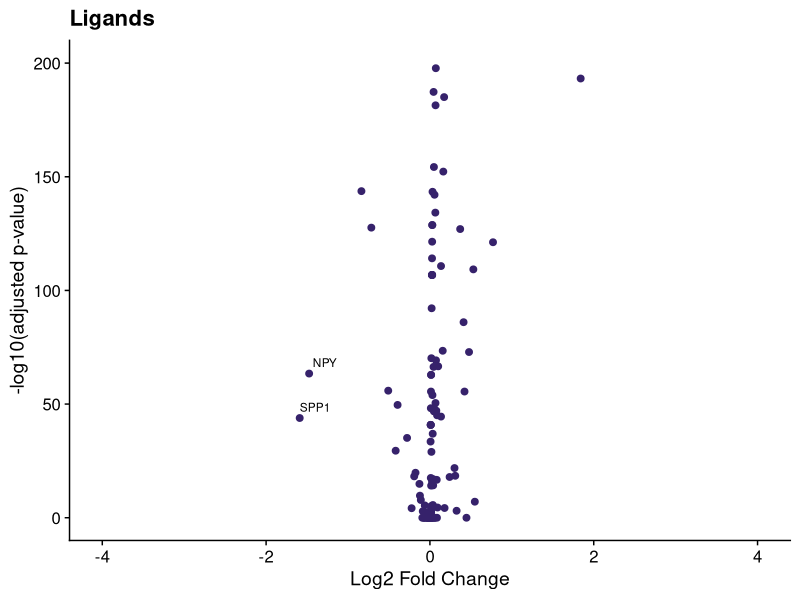
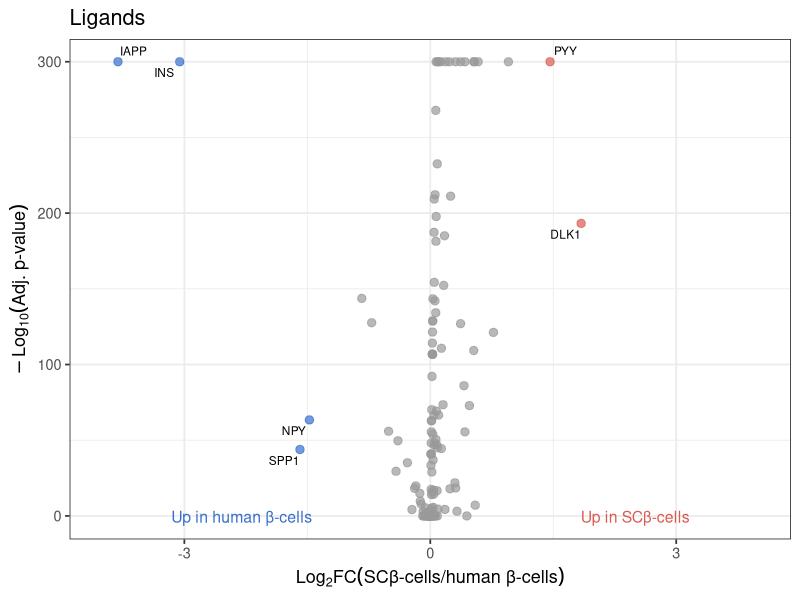
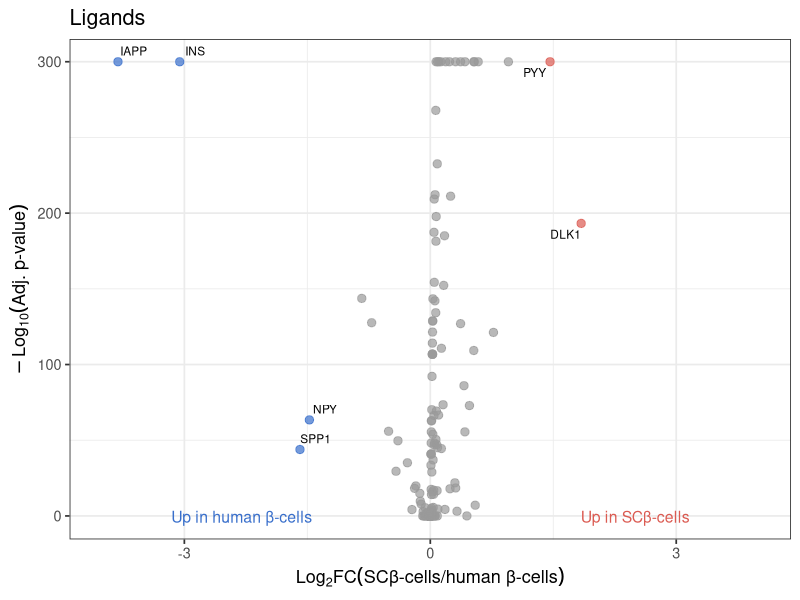

Recreate these plots in R, in order. (Note: this script raises an error after producing the figures.)
# analyze seurat integration analysis data from Meltem
# compared the eBCs cell group from the lynn lab sorted stem cell dataset to
# the beta-cells group in the lynn lab human islet dataset


# load packages
library(tidyverse)
library(cowplot)
library(ggrepel) 


###################### load data ####################################



# open integration analysis data
integration_df <- (read.csv("single_cell_analysis/data/markers_humanislet_vs_enrichedbeta_minpct0_lfc0.txt", 
                          sep = "\t")) %>% 
  rename(hgnc_symbol = hgnc_gene_id) %>% 
  # also change the direction of the Fold change ratio for consistency
  # with the proteomics fold change, which is stem cell over human islet
  # data from meltem is human beta cells over eBCs
  # take the negative to invert the direction of the fold change
  mutate(inverse_avg_log2FC = -avg_log2FC) %>% 
  # replace absolute 0 adj p values with 1e-300 for graphical purposes
  mutate(p_val_adj = ifelse(p_val_adj == 0, 1e-300, p_val_adj))


# open latest receptors list
receptors_df <- (read.csv("ligand_receptor_lists/feb2022_new_lists/OmniPath/data/receptors_with_proteomics_DE.tsv", 
                          sep = "\t"))
# open latest ligands list
ligands_df <- (read.csv("ligand_receptor_lists/feb2022_new_lists/OmniPath/data/ligands_with_proteomics_DE.tsv", 
                        sep = "\t")) 



######## append integration data to ligand/receptor lists ####################

# append to receptors
receptors_df <- receptors_df %>% 
  left_join(integration_df,
            by = "hgnc_symbol") %>% 
  # only keep log2FC and adj p value columns
  select(-avg_log2FC,
         -p_val,
         -pct.1,
         -pct.2) %>% 
  # rename columns for clarity in the main datatables
  rename(eBC_beta_scRNA_log2FC = inverse_avg_log2FC,
         eBC_beta_scRNA_adj_p_value = p_val_adj) %>% 
  # reorder columns for consistency with proteomics 
  relocate(eBC_beta_scRNA_adj_p_value,
           .after = eBC_beta_scRNA_log2FC)


# append to ligands
ligands_df <- ligands_df %>% 
  left_join(integration_df,
            by = "hgnc_symbol") %>% 
# only keep log2FC and adj p value columns
select(-avg_log2FC,
       -p_val,
       -pct.1,
       -pct.2) %>% 
  # rename columns for clarity in the main datatables
  rename(eBC_beta_scRNA_log2FC = inverse_avg_log2FC,
         eBC_beta_scRNA_adj_p_value = p_val_adj) %>% 
  # reorder columns for consistency with proteomics 
  relocate(eBC_beta_scRNA_adj_p_value,
           .after = eBC_beta_scRNA_log2FC)


# save new datatables
write_tsv(ligands_df,
          "ligand_receptor_lists/feb2022_new_lists/OmniPath/data/ligands_with_scRNA_DE.tsv")

write_tsv(receptors_df,
          "ligand_receptor_lists/feb2022_new_lists/OmniPath/data/receptors_with_scRNA_DE.tsv")


############## check number of genes with integration data #####################

# View data
ligands_df %>% 
  filter(keep_in_list %in% c("Yes", "TBD")) %>% 
  filter(consensus_score > 4) %>% 
  select(hgnc_symbol,
         sorted_eBCs,
         Beta,
         eBC_beta_scRNA_log2FC,
         eBC_beta_scRNA_adj_p_value) %>%
  View()

# check number of ligands/receptors that arent NA in the integration
# ligands
ligands_df %>% 
  filter(keep_in_list %in% c("Yes", "TBD")) %>% 
  filter(consensus_score > 4) %>% 
  filter(!is.na(eBC_beta_scRNA_log2FC)) %>% 
  select(hgnc_symbol,
         sorted_eBCs,
         Beta,
         eBC_beta_scRNA_log2FC,
         eBC_beta_scRNA_adj_p_value) %>%
  View()
# 202 ligands without NA's

# receptors
receptors_df %>% 
  filter(keep_in_list %in% c("Yes", "TBD")) %>% 
  filter(consensus_score > 7) %>% 
  filter(!is.na(eBC_beta_scRNA_log2FC)) %>% 
  select(hgnc_symbol,
         sorted_eBCs,
         Beta,
         eBC_beta_scRNA_log2FC,
         eBC_beta_scRNA_adj_p_value) %>%
  View()
# 231 receptors



######################## ligands volcano plot ############################

# ligands
ligands_df %>% 
  filter(keep_in_list %in% c("Yes", "TBD")) %>% 
  filter(consensus_score > 4) %>% 
  ggplot(aes(x = eBC_beta_scRNA_log2FC, 
             y = -log10(eBC_beta_scRNA_adj_p_value),
             label = hgnc_symbol)) +
  geom_point(colour = "#36226B", size = 2) +
  labs(x = "Log2 Fold Change",
       y = "-log10(adjusted p-value)") +
  ggtitle("Ligands") +
  scale_y_continuous(limits = c(0,200)) +
  scale_x_continuous(limits = c(-4,4)) +
  geom_text_repel(data=subset(ligands_df %>% 
                                filter(keep_in_list %in% c("Yes", "TBD")) %>% 
                                filter(consensus_score > 4) %>% 
                                filter(eBC_beta_scRNA_log2FC < -1)), 
                  size = 3) +
  theme_cowplot()






ligands_df_2 <- ligands_df %>% 
  filter(keep_in_list %in% c("Yes", "TBD")) %>% 
  filter(consensus_score > 4) %>% 
  # create column with log2FC threshold data 
  mutate(log2FC_threshold = cut(eBC_beta_scRNA_log2FC, 
                                #  based on log2 transformed breakpoints
                                breaks=c(-Inf,-1,1,Inf), 
                                labels=c(-1,0,1))) %>%
  # create column with adj p value threshold
  mutate(adjpvalue_threshold = cut(eBC_beta_scRNA_adj_p_value,
                                   breaks = c(-Inf,0.05,Inf),
                                   labels = c(1,0))) %>%
  # create column that combines both thresholds by multiplying
  # have to convert factor columns to numeric
  mutate(sig_change_threshold = as.numeric(as.character(log2FC_threshold)) 
         * as.numeric(as.character(adjpvalue_threshold)),
         sig_change_threshold = cut(sig_change_threshold,
                                    breaks=c(-Inf,-0.5,0.5,Inf), 
                                    labels=c("Up in human islets",
                                             "no change",
                                             "Up in SC-islets")))
  # plot
ligands_df_2 %>% 
  ggplot(aes(x = eBC_beta_scRNA_log2FC, 
             y = -log10(eBC_beta_scRNA_adj_p_value),
             label = hgnc_symbol)) +
  # colour points based on the threshold
  geom_point(aes(colour = sig_change_threshold),
             size = 2.5,
             alpha = 0.7) +
  scale_colour_manual(values = c("#396FCB", "gray60", "#DB5B52")) +
  labs(x = bquote(Log["2"]*FC("SCβ-cells/human β-cells")),
       y = bquote(-Log["10"]("Adj. p-value"))) +
  scale_x_continuous(limits = c(-4,4),
                     breaks = c(-3,0,3)) +
  ggtitle("Ligands") +
  # add text labels to the colours
  annotate("text",
           x = -2.3, 
           y = -0.5, 
           label = "Up in human β-cells",
           size = 4,
           colour = "#396FCB") +
  annotate("text",
           x = 2.5, 
           y = -0.5, 
           label = "Up in SCβ-cells",
           size = 4,
           colour = "#DB5B52") +
  geom_text_repel(data=ligands_df_2 %>% 
                    filter(keep_in_list %in% c("Yes", "TBD")) %>% 
                    filter(consensus_score > 4) %>% 
                    filter(sig_change_threshold %in% c("Up in human islets",
                                                       "Up in SC-islets")),
                  size = 3,
                  force_pull = 0.8 ) +
  theme_bw(base_size = 13) +
  theme(legend.position="none")


# save the plot
ggsave("ligand_receptor_lists/feb2022_new_lists/OmniPath/figures/scRNAseq_volcano_plots/ligands_scRNAseq_volcano_eBC_vs_betacell.JPG",
       device = "jpg",
       width = 1500,
       height = 1500,
       units = "px",
       scale = 0.8)





########################## receptors volcano plot ####################################
receptors_df %>% 
  filter(keep_in_list %in% c("Yes", "TBD")) %>% 
  filter(consensus_score > 7) %>% 
  ggplot(aes(x = avg_log2FC, 
             y = -log10(p_val_adj),
             label = hgnc_symbol)) +
  geom_point(colour = "#1F9274", size = 2) +
  labs(x = "Log2 Fold Change",
       y = "-log10(adjusted p-value)") +
  ggtitle("Receptors") +
  scale_y_continuous(limits = c(0,200)) +
  scale_x_continuous(limits = c(-2,2)) +
  geom_text_repel(data=subset(receptors_df %>% 
                                filter(keep_in_list %in% c("Yes", "TBD")) %>% 
                                filter(consensus_score > 7)), 
                  size = 3,
                  max.overlaps = 30,
                  force = 30,
                  max.time = 10) +
  theme_cowplot()






receptors_df_2 <- receptors_df %>% 
  filter(keep_in_list %in% c("Yes", "TBD")) %>% 
  filter(consensus_score > 7) %>% 
  # create column with log2FC threshold data 
  mutate(log2FC_threshold = cut(eBC_beta_scRNA_log2FC, 
                                #  based on log2 transformed breakpoints
                                breaks=c(-Inf,-1,1,Inf), 
                                labels=c(-1,0,1))) %>%
  # create column with adj p value threshold
  mutate(adjpvalue_threshold = cut(eBC_beta_scRNA_adj_p_value,
                                   breaks = c(-Inf,0.05,Inf),
                                   labels = c(1,0))) %>%
  # create column that combines both thresholds by multiplying
  # have to convert factor columns to numeric
  mutate(sig_change_threshold = as.numeric(as.character(log2FC_threshold)) 
         * as.numeric(as.character(adjpvalue_threshold)),
         sig_change_threshold = cut(sig_change_threshold,
                                    breaks=c(-Inf,-0.5,0.5,Inf), 
                                    labels=c("Up in human islets",
                                             "no change",
                                             "Up in SC-islets")))
# plot
receptors_df_2 %>% 
  ggplot(aes(x = eBC_beta_scRNA_log2FC, 
             y = -log10(eBC_beta_scRNA_adj_p_value),
             label = hgnc_symbol)) +
  # colour points based on the threshold
  geom_point(aes(colour = sig_change_threshold),
             size = 2.5,
             alpha = 0.7) +
  scale_colour_manual(values = c("#396FCB", "gray60", "#DB5B52")) +
  labs(x = bquote(Log["2"]*FC("SCβ-cells/human β-cells")),
       y = bquote(-Log["10"]("Adj. p-value"))) +
  scale_x_continuous(limits = c(-2,2),
                     breaks = c(-2,0,2)) +
  ggtitle("Receptors") +
  # add text labels to the colours
  annotate("text",
           x = -1.2, 
           y = -0.5, 
           label = "Up in human β-cells",
           size = 4,
           colour = "#396FCB") +
  annotate("text",
           x = 1.2, 
           y = -0.5, 
           label = "Up in SCβ-cells",
           size = 4,
           colour = "#DB5B52") +
  geom_text_repel(data=receptors_df_2 %>% 
                    filter(keep_in_list %in% c("Yes", "TBD")) %>% 
                    filter(consensus_score > 7) %>% 
                    filter(sig_change_threshold %in% c("Up in human islets",
                                                       "Up in SC-islets")),
                  size = 3,
                  force_pull = 0.01 ) +
  theme_bw(base_size = 13) +
  theme(legend.position="none")


# save the plot
ggsave("ligand_receptor_lists/feb2022_new_lists/OmniPath/figures/scRNAseq_volcano_plots/receptors_scRNAseq_volcano_eBC_vs_betacell.JPG",
       device = "jpg",
       width = 1500,
       height = 1500,
       units = "px",
       scale = 0.8)



########################## all genes volanco plot ####################################


integration_df %>% 
# create column with log2FC threshold data 
mutate(log2FC_threshold = cut(inverse_avg_log2FC, 
                              #  based on log2 transformed breakpoints
                              breaks=c(-Inf,-1,1,Inf), 
                              labels=c(-1,0,1))) %>%
  # create column with adj p value threshold
  mutate(adjpvalue_threshold = cut(p_val_adj,
                                   breaks = c(-Inf,0.05,Inf),
                                   labels = c(1,0))) %>%
  # create column that combines both thresholds by multiplying
  # have to convert factor columns to numeric
  mutate(sig_change_threshold = as.numeric(as.character(log2FC_threshold)) 
         * as.numeric(as.character(adjpvalue_threshold)),
         sig_change_threshold = cut(sig_change_threshold,
                                    breaks=c(-Inf,-0.5,0.5,Inf), 
                                    labels=c("Up in human islets",
                                             "no change",
                                             "Up in SC-islets"))) %>% 
  # plot
  ggplot(aes(x = inverse_avg_log2FC, 
             y = -log10(p_val_adj),
             label = hgnc_symbol)) +
  # colour points based on the threshold
  geom_point(aes(colour = sig_change_threshold),
             size = 1.4,
             alpha = 0.6) +
  scale_colour_manual(values = c("#396FCB", "gray60", "#DB5B52")) +
  labs(x = bquote(Log["2"]*FC("SCβ-cells/human β-cells")),
       y = bquote(-Log["10"]("Adj. p-value"))) +
 # scale_x_continuous(limits = c(-4,6)) +
  ggtitle("All genes") +
  # add text labels to the colours
  annotate("text",
           x = -5.5, 
           y = -0.5, 
           label = "Up in human β-cells",
           size = 4,
           colour = "#396FCB") +
  annotate("text",
           x = 3.9, 
           y = -0.5, 
           label = "Up in SCβ-cells",
           size = 4,
           colour = "#DB5B52") +
  # add text label for genes that really stand out
  geom_text_repel(data=subset(integration_df %>% 
                                filter(hgnc_symbol %in% c("MALAT1",
                                                          "INS", 
                                                          "IAPP",
                                                          "eGFP",
                                                          "CHGA"))),
                  size = 3,
                  nudge_y = -3,
                  force = 1,
                  force_pull = 1) +
  theme_bw(base_size = 13) +
  theme(legend.position="none")

# save the plot
ggsave("ligand_receptor_lists/feb2022_new_lists/OmniPath/figures/scRNAseq_volcano_plots/allgenes_scRNAseq_volcano_eBC_vs_betacell.JPG",
       device = "jpg",
       width = 1500,
       height = 1500,
       units = "px",
       scale = 0.8)
